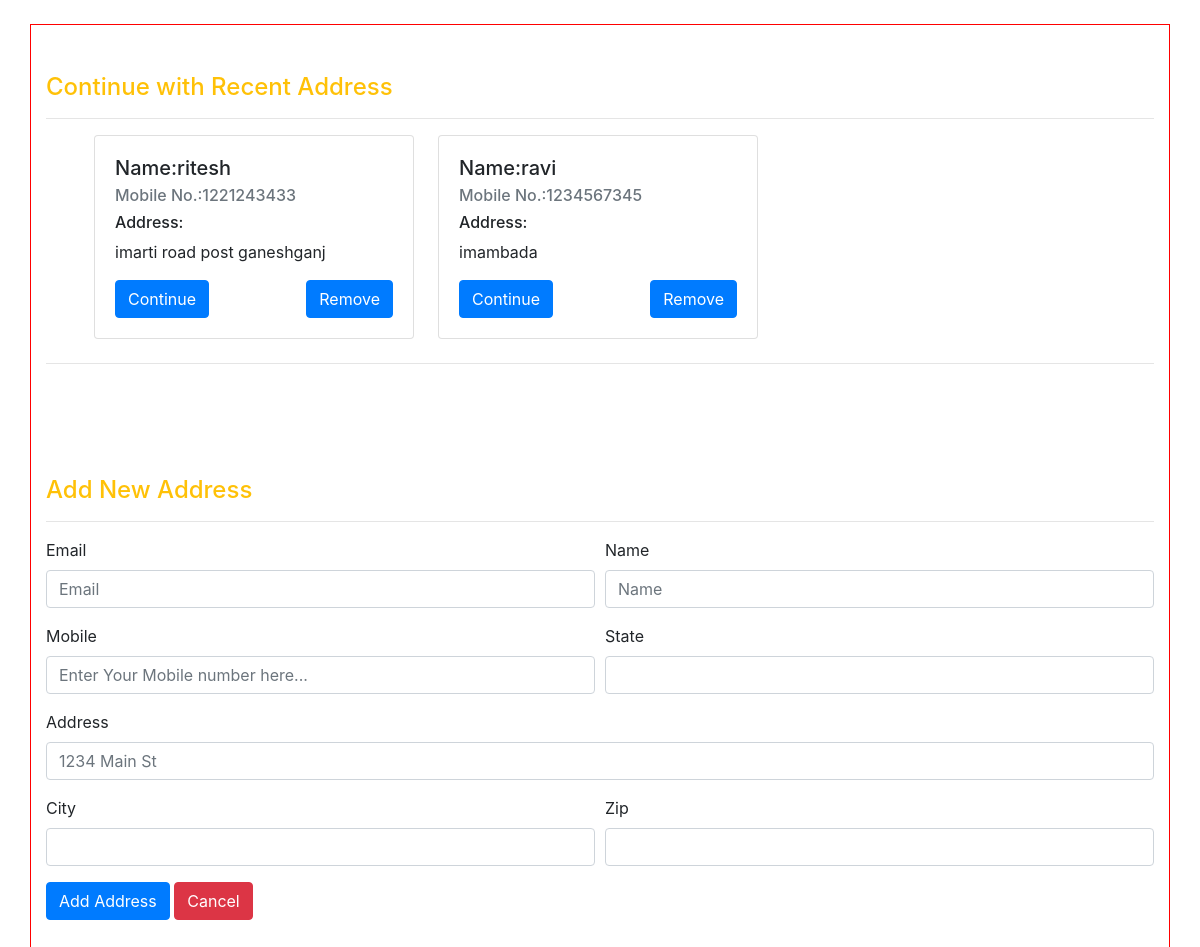
Screenshot of /buypage/ (signed in) with the database file from the repository.
### gold/models.py (models this page shows)
class user_address(models.Model):
    username=models.CharField(max_length=150)
    email=models.EmailField()
    name=models.CharField(max_length=150)
    address1 = models.TextField()
    mobile=models.IntegerField(default=0)
    city =models.CharField(max_length=150)
    state=models.CharField(max_length=150)
    zip=models.IntegerField()

### gold/views.py (the view)
# urls.py: path('buypage/',buypage,name='buypage'),
def buypage(request):
    if request.user.is_authenticated:
        if request.method=="POST":
            username=request.user.username
            name=request.POST['name']
            email=request.POST['email']
            address1=request.POST['address1']
            mobile=request.POST['mobile']
            city=request.POST['city']
            state=request.POST['state']
            zip=request.POST['zip']
            cd=str(mobile)
            cdd=len(cd)
            if cdd ==10:
                ct=user_address(username=username,name=name,email=email,address1=address1,mobile=mobile,city=city,state=state,zip=zip)
                ct.save()
                messages.success(request,'Your Address Add Successfully......')
                return redirect('/buypage')
            else:
                messages.error(request,'Please fill valid mobile number....')
                return redirect('/buypage')
        else:
            ct=user_address.objects.filter(username=request.user)
            return render(request,'buypage.html',{'ct':ct})
    else:
        return redirect('/login')

### gold/templates/buypage.html (shortened to what this page needs)
<!doctype html>
<html lang="en">
  <head>
    <link rel="stylesheet" href="https://stackpath.bootstrapcdn.com/bootstrap/4.4.1/css/bootstrap.min.css">
  </head>
  <body>
      <div class="container mt-4 mb-4"  style="border:1px solid red;">
          <div class="row">
              <div class="container mt-5 mb-5">
                  <h4 class="text-warning">Continue with Recent Address</h4><hr>
                  <div class="row ml-3 mx-4">
                  {% for x in ct %}
                        <div class="card ml-4 mb-2" style="width: 20rem;">
  <div class="card-body">
    <h5 class="card-title">Name:{{x.name}}</h5>
    <h6 class="card-subtitle mb-2 text-muted">Mobile No.:{{x.mobile}}</h6>
      <h6>Address:</h6>
    <p class="card-text">{{x.address1}}</p>
    <a href="{% url 'order_detail' x.id %}" class="btn btn-primary">Continue</a>
    <a href="{% url 'remove_address' x.id %}" class="btn btn-primary float-right">Remove</a>
  </div>
                      </div>
                  {% endfor %}
                      </div>
                  <hr>
              </div>
          </div>
          <div class="row">
              <div class="container mt-5 mb-5">
                    <h4 class="text-warning">Add New Address </h4><hr>
                  <form action="{% url 'buypage' %}" method="post">
  <div class="form-row">
    <div class="form-group col-md-6">
      <label for="inputEmail4">Email</label>
      <input type="email" class="form-control" id="inputEmail4" name="email" required placeholder="Email">
    </div>
    <div class="form-group col-md-6">
      <label for="inputPassword4">Name</label>
      <input type="text" class="form-control" id="inputPassword4" name="name" required placeholder="Name">
    </div>
  </div>
                      <div class="form-row">
  <div class="form-group col-md-6">
    <label >Mobile</label>
    <input type="number" class="form-control"  name="mobile" required placeholder="Enter Your Mobile number here...">
  </div>
                          <div class="form-group col-md-6">
      <label for="inputState">State</label>
      <input type="text" class="form-control" required name="state" id="inputState">
    </div>
                      </div>
  <div class="form-group">
    <label for="inputAddress">Address</label>
    <input type="text" class="form-control" id="inputAddress" required name="address1" placeholder="1234 Main St">
  </div>
  <div class="form-row">
    <div class="form-group col-md-6">
      <label for="inputCity">City</label>
      <input type="text" class="form-control" required name="city" id="inputCity">
    </div>
    <div class="form-group col-md-6">
      <label for="inputZip">Zip</label>
      <input type="text" class="form-control" required id="inputZip" name="zip">
    </div>
  </div>
  <button type="submit" class="btn btn-primary">Add Address</button>
                      <a href="{% url 'cart_page' %}" class="btn btn-danger">Cancel</a>
</form>
              </div>
          </div>
  </div>
  </body>
</html>

### rows the page displays
user_address: name "ritesh", mobile "1221243433", address1 "imarti road post ganeshganj"
user_address: name "ravi", mobile "1234567345", address1 "imambada"
